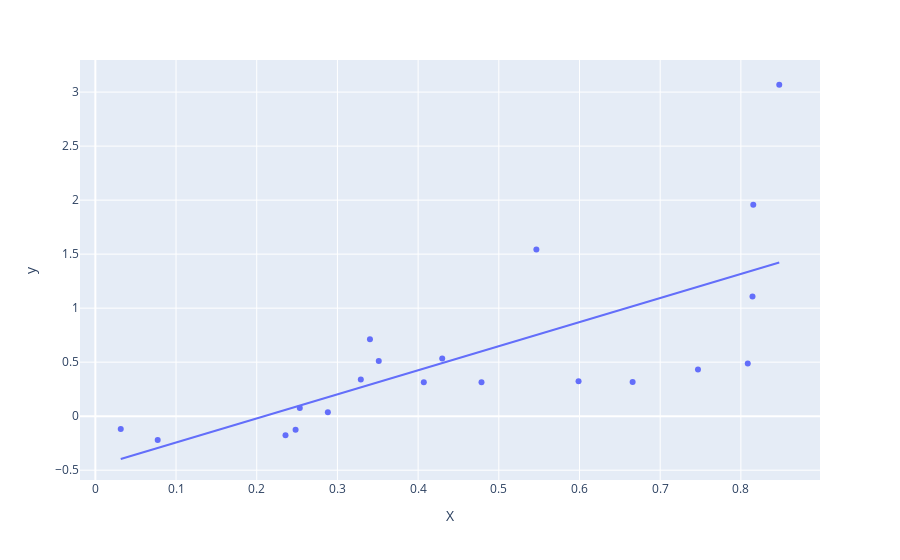

Notebook source saved alongside this figure:
### Code cell
import plotly.express as px

fig = px.scatter(
    df,
    x="X",
    y="y",
    trendline="ols"
)

fig.show()

### Figure 1 — Plotly figure (JSON) as saved in the notebook; plotly's stock layout.template omitted (floating-point values rounded to 4 significant figures)
{"data": [{"hovertemplate": "X=%{x}<br>y=%{y}<extra></extra>", "legendgroup": "", "marker": {"color": "#636efa", "symbol": "circle"}, "mode": "markers", "name": "", "orientation": "v", "showlegend": false, "type": "scatter", "x": [0.3513, 0.5466, 0.4299, 0.4071, 0.2881, 0.2534, 0.8154, 0.3403, 0.07728, 0.8144, 0.8086, 0.5988, 0.6659, 0.7468, 0.2482, 0.329, 0.4786, 0.03148, 0.2357, 0.8476], "xaxis": "x", "y": [0.5101, 1.542, 0.5337, 0.3136, 0.03673, 0.07507, 1.956, 0.7112, -0.2209, 1.108, 0.4872, 0.3229, 0.3171, 0.4323, -0.1262, 0.34, 0.3151, -0.1185, -0.1771, 3.068], "yaxis": "y"}, {"hovertemplate": "<b>OLS trendline</b><br>y = 2.22847 * X + -0.466478<br>R<sup>2</sup>=0.487214<br><br>X=%{x}<br>y=%{y} <b>(trend)</b><extra></extra>", "legendgroup": "", "marker": {"color": "#636efa", "symbol": "circle"}, "mode": "lines", "name": "", "showlegend": false, "type": "scatter", "x": [0.03148, 0.07728, 0.2357, 0.2482, 0.2534, 0.2881, 0.329, 0.3403, 0.3513, 0.4071, 0.4299, 0.4786, 0.5466, 0.5988, 0.6659, 0.7468, 0.8086, 0.8144, 0.8154, 0.8476], "xaxis": "x", "y": [-0.3963, -0.2943, 0.05866, 0.08653, 0.09815, 0.1757, 0.2667, 0.2919, 0.3163, 0.4406, 0.4915, 0.6, 0.7515, 0.868, 1.017, 1.198, 1.335, 1.348, 1.351, 1.422], "yaxis": "y"}], "layout": {"legend": {"tracegroupgap": 0}, "margin": {"t": 60}, "xaxis": {"anchor": "y", "domain": [0, 1], "title": {"text": "X"}}, "yaxis": {"anchor": "x", "domain": [0, 1], "title": {"text": "y"}}}}
